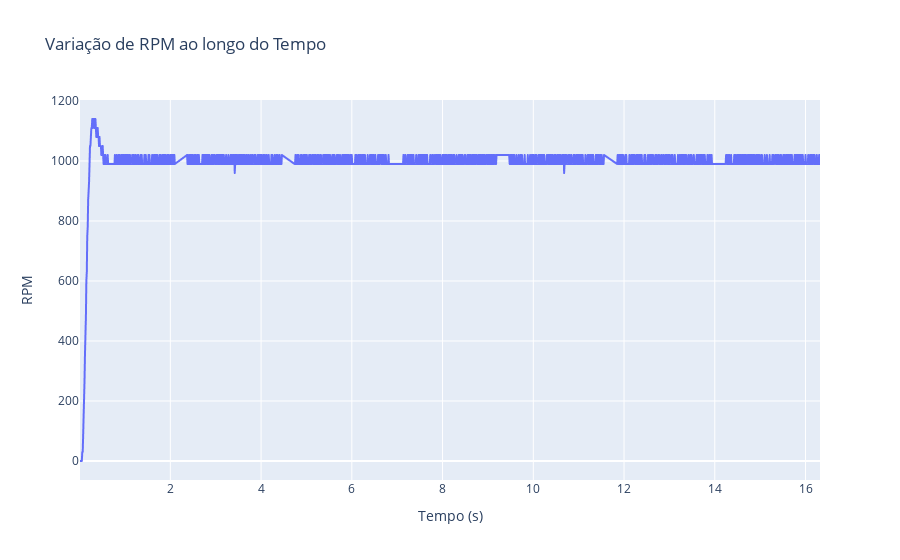

The notebook cell this image was saved under:
### Code cell
fig = px.line(dados, x='Tempo (s)', y='RPM', title='Variação de RPM ao longo do Tempo')
fig.update_xaxes(title='Tempo (s)')
fig.update_yaxes(title='RPM')
fig.show()

### Figure 1 — Plotly figure (JSON) as saved in the notebook; plotly's stock layout.template omitted (floating-point values rounded to 4 significant figures; data arrays with more than 128 entries replaced by an {"elided": "..."} marker saying what was removed)
{"data": [{"hovertemplate": "Tempo (s)=%{x}<br>RPM=%{y}<extra></extra>", "legendgroup": "", "line": {"color": "#636efa", "dash": "solid"}, "marker": {"symbol": "circle"}, "mode": "lines", "name": "", "showlegend": false, "type": "scattergl", "x": {"elided": "1470 float values"}, "xaxis": "x", "y": {"elided": "1470 int values"}, "yaxis": "y"}], "layout": {"legend": {"tracegroupgap": 0}, "title": {"text": "Variação de RPM ao longo do Tempo"}, "xaxis": {"anchor": "y", "domain": [0, 1], "title": {"text": "Tempo (s)"}}, "yaxis": {"anchor": "x", "domain": [0, 1], "title": {"text": "RPM"}}}}
